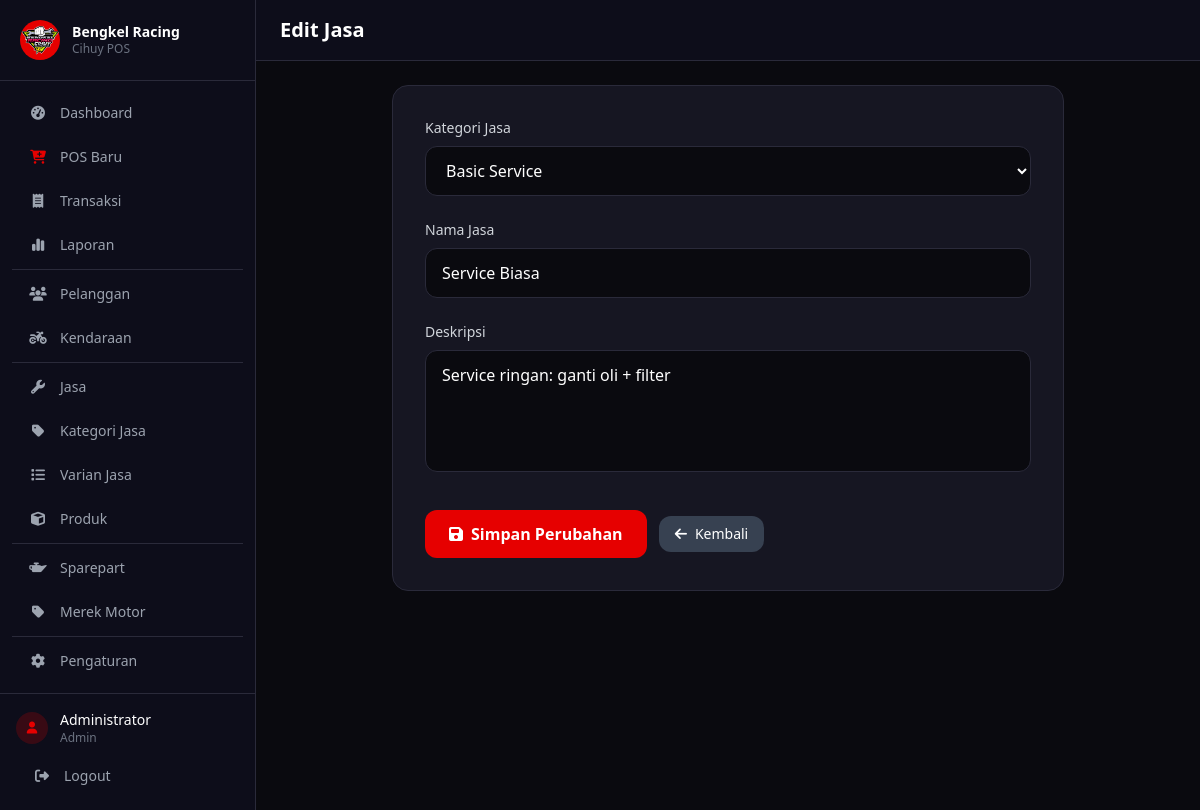
/pages/jasa/edit.php?id=1 (signed in), run on the app's committed database.
### tables this page shows
CREATE TABLE jasa (
    id INT AUTO_INCREMENT PRIMARY KEY,
    id_kategori INT NOT NULL,
    nama VARCHAR(200) NOT NULL,
    deskripsi TEXT,
    FOREIGN KEY (id_kategori) REFERENCES kategori_jasa(id)
);

CREATE TABLE kategori_jasa (
    id INT AUTO_INCREMENT PRIMARY KEY,
    nama VARCHAR(100) NOT NULL,
    icon VARCHAR(50),
    punya_breakdown TINYINT(1) DEFAULT 0
);

### pages/jasa/edit.php (the view, shortened to what this page needs)
<?php
require_once '../../config/database.php';
$id = (int)$_GET['id'];
$data = $conn->query("SELECT * FROM jasa WHERE id = $id");
$jasa = $data->fetch_assoc();
$kategori_result = $conn->query("SELECT id, nama FROM kategori_jasa ORDER BY nama ASC");
include '../../layout/header.php';
include '../../layout/sidebar.php';
?>
<div class="flex-1 flex flex-col w-full min-w-0">
    <header class="bg-[#0d0d1a] border-b border-[#2a2a3a] px-4 md:px-6 py-4 pl-16 md:pl-6">
        <div class="flex items-center justify-between">
            <h2 class="text-xl font-bold text-white">Edit Jasa</h2>
        </div>
    </header>
    <main class="flex-1 p-4 md:p-6 overflow-y-auto">
        <div class="max-w-2xl mx-auto">
            <div class="bg-[#161622] rounded-2xl p-8 border border-[#2a2a3a]">
                <form method="POST">
                    <div class="mb-6">
                        <label class="block text-gray-300 text-sm font-medium mb-2">Kategori Jasa</label>
                        <select name="id_kategori" required
                                class="w-full px-4 py-3 bg-[#0a0a0f] border border-[#2a2a3a] rounded-xl text-white placeholder-gray-500 focus:outline-none focus:border-[#e60000]">
                            <?php if ($kategori_result): while ($kat = $kategori_result->fetch_assoc()): ?>
                                <option value="<?= $kat['id'] ?>" <?= $jasa['id_kategori'] == $kat['id'] ? 'selected' : '' ?>>
                                    <?= htmlspecialchars($kat['nama']) ?>
                                </option>
                            <?php endwhile; endif; ?>
                        </select>
                    </div>
                    <div class="mb-6">
                        <label class="block text-gray-300 text-sm font-medium mb-2">Nama Jasa</label>
                        <input type="text" name="nama" required
                               value="<?= htmlspecialchars($jasa['nama']) ?>"
                               class="w-full px-4 py-3 bg-[#0a0a0f] border border-[#2a2a3a] rounded-xl text-white placeholder-gray-500 focus:outline-none focus:border-[#e60000]"
                               placeholder="Masukkan nama jasa">
                    </div>
                    <div class="mb-8">
                        <label class="block text-gray-300 text-sm font-medium mb-2">Deskripsi</label>
                        <textarea name="deskripsi" rows="4"
                                  class="w-full px-4 py-3 bg-[#0a0a0f] border border-[#2a2a3a] rounded-xl text-white placeholder-gray-500 focus:outline-none focus:border-[#e60000] resize-none"
                                  placeholder="Deskripsi jasa (opsional)"><?= htmlspecialchars($jasa['deskripsi'] ?? '') ?></textarea>
                    </div>
                    <div class="flex items-center gap-3">
                        <button type="submit" class="px-6 py-3 bg-[#e60000] hover:bg-[#ffd700] text-white font-semibold rounded-xl transition-colors">
                            <i class="fas fa-save mr-2"></i>Simpan Perubahan
                        </button>
                        <a href="index.php" class="px-4 py-2 bg-gray-700 hover:bg-gray-600 text-white rounded-xl text-sm transition-colors">
                            <i class="fas fa-arrow-left mr-2"></i>Kembali
                        </a>
                    </div>
                </form>
            </div>
        </div>
    </main>
</div>
<?php include '../../layout/footer.php'; ?>

### assets/css/style.css (style rules this page uses)
* { transition: background-color 0.2s, border-color 0.2s; }

### data on the page
jasa: id_kategori "Basic Service", nama "Service Biasa", deskripsi "Service ringan: ganti oli + filter"

### other printed values
$item['label'] "Dashboard"
$item['label'] "POS Baru"
$item['label'] "Transaksi"
$item['label'] "Laporan"
$item['label'] "Pelanggan"
$item['label'] "Kendaraan"
$item['label'] "Jasa"
$item['label'] "Kategori Jasa"
$item['label'] "Varian Jasa"
$item['label'] "Produk"
$item['label'] "Sparepart"
$item['label'] "Merek Motor"
$item['label'] "Pengaturan"
$_SESSION['nama'] "Administrator"
$_SESSION['role'] "Admin"
